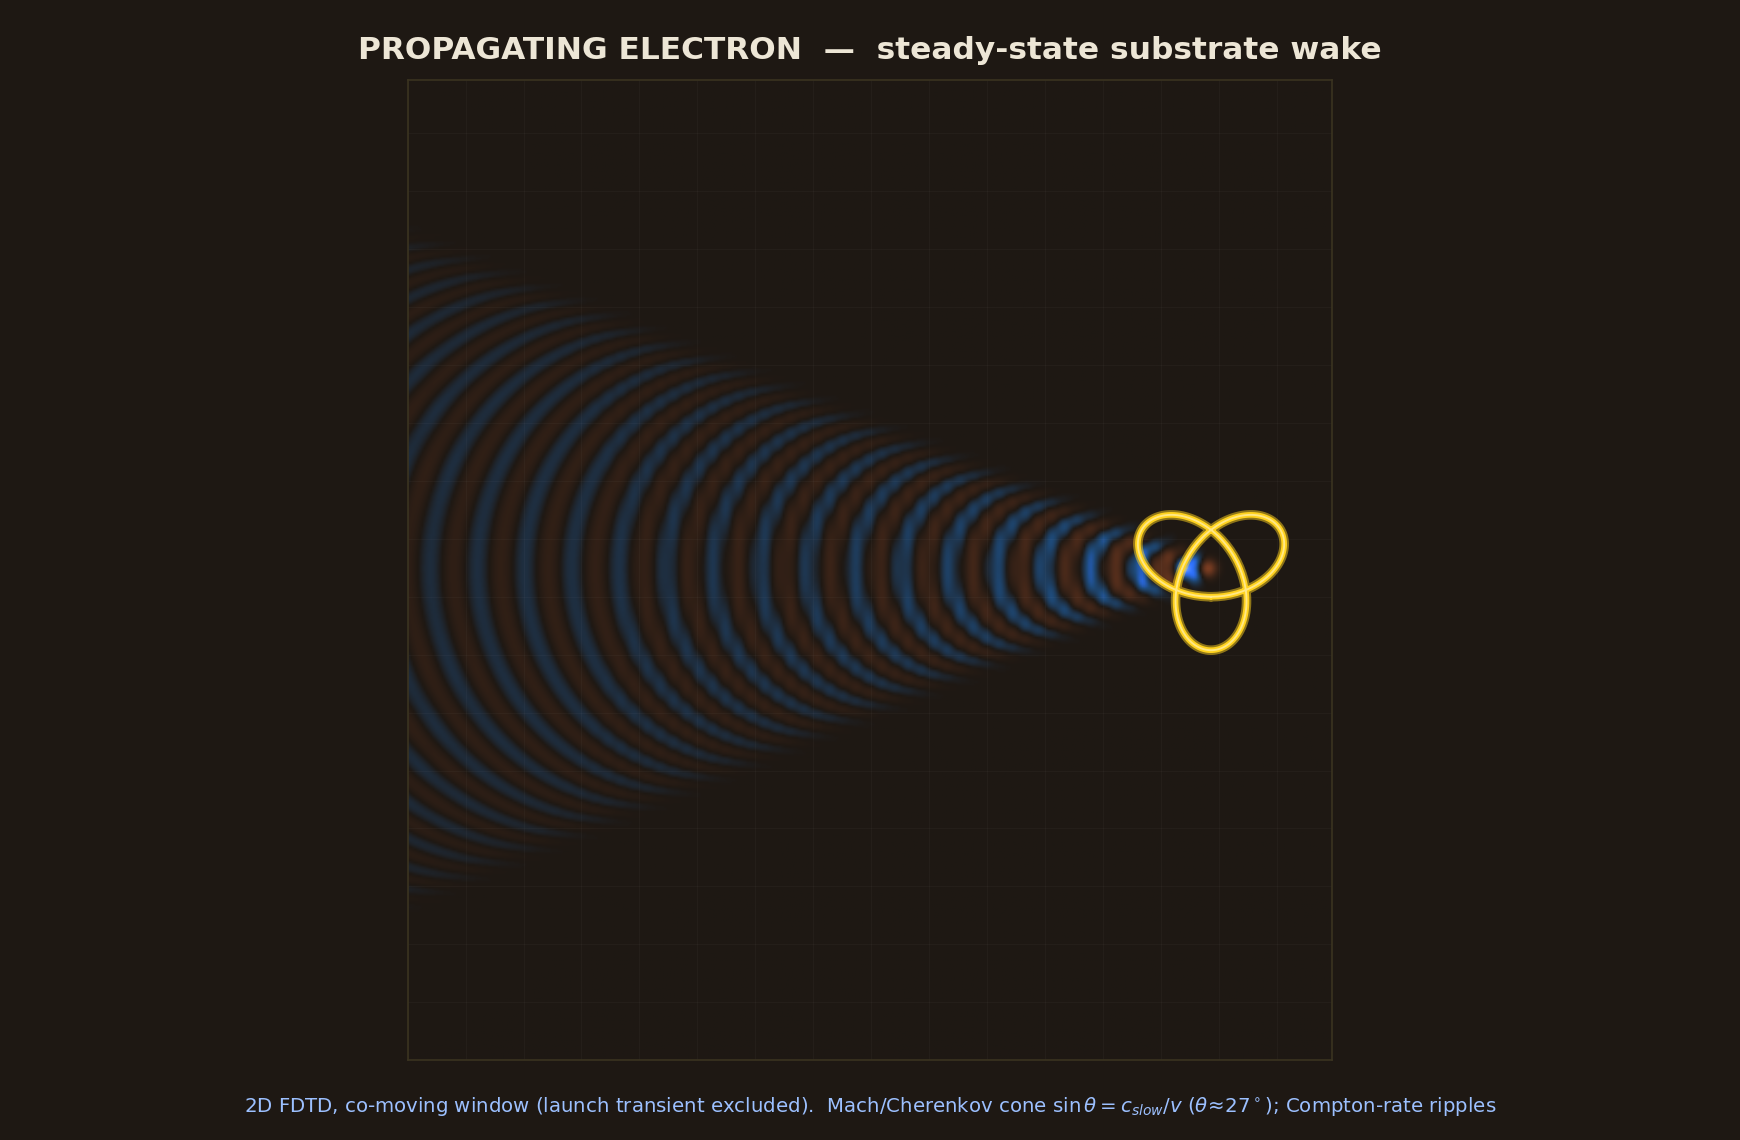

The script that saved this image:
"""Steady-state propagating-electron wake (logo still).  2D FDTD; source ramps on
smoothly, runs until the co-moving Mach cone is established, then we crop a
co-moving window that EXCLUDES the launch transient -> steady state only."""
import numpy as np, matplotlib
matplotlib.use('Agg'); import matplotlib.pyplot as plt
from matplotlib.colors import LinearSegmentedColormap

NX, NY = 700, 440
cs = 1.0; dx = 1.0; dt = 0.42
v  = 2.2 * cs                            # narrower cone: sin(theta)=cs/v -> ~27 deg
omegaC = 0.95
y0 = NY/2; x0 = 45.0; nsteps = 520; sig = 2.6

P = np.zeros((NX, NY)); Pold = np.zeros((NX, NY))
xx, yy = np.mgrid[0:NX, 0:NY]
W = 50; damp = np.ones((NX, NY))
for i in range(W):
    d = 1 - 0.05*((W-i)/W)**2
    damp[i,:]*=d; damp[NX-1-i,:]*=d; damp[:,i]*=d; damp[:,NY-1-i]*=d

for n in range(nsteps):
    lap = (np.roll(P,1,0)+np.roll(P,-1,0)+np.roll(P,1,1)+np.roll(P,-1,1)-4*P)
    Pn = 2*P - Pold + (cs*dt/dx)**2*lap
    xs = x0 + v*dt*n
    env = np.tanh(n/70.0)                # smooth ramp -> no impulsive IC
    if xs < NX-80:
        Pn += np.exp(-(((xx-xs)**2+(yy-y0)**2)/(2*sig**2)))*np.sin(omegaC*dt*n)*env*0.9*dt**2
    Pn *= damp; Pold = P; P = Pn
xe = x0 + v*dt*(nsteps-1)
theta = np.degrees(np.arcsin(cs/v))
print("electron x=%.0f/%d  cone half-angle %.1f deg  |P|max %.3f" % (xe, NX, theta, np.abs(P).max()))

# ---- co-moving crop (steady state only; launch region x<ix0 excluded) ----
ix0 = int(xe-360); ix1 = int(xe+55); ix0 = max(ix0, W+5)
Pc = P[ix0:ix1, :]
A = np.clip(Pc/(np.abs(Pc).max() or 1), -1, 1)
EARTHBG='#1E1813'; YLW='#FFD21E'; YLWLT='#FFE886'; BLUE='#2E72FF'
cmap = LinearSegmentedColormap.from_list('w',[(0,'#7A3D22'),(0.5,EARTHBG),(0.72,'#1E4A78'),(0.88,BLUE),(1,'#CFE2FF')])
fig, ax = plt.subplots(figsize=(11.6, 7.6)); fig.patch.set_facecolor(EARTHBG); ax.set_facecolor(EARTHBG)
W_disp = ix1-ix0
ax.imshow(A.T, origin='lower', cmap=cmap, vmin=-1, vmax=1, interpolation='bilinear', extent=[0, W_disp, 0, NY])
for g in np.arange(0, W_disp+1, 26): ax.axvline(g, color='white', lw=0.25, alpha=0.05)
for g in np.arange(0, NY+1, 26):     ax.axhline(g, color='white', lw=0.25, alpha=0.05)
ex = xe-ix0; t = np.linspace(0,2*np.pi,260); sc = 12
kx = ex + sc*(np.sin(t)+2*np.sin(2*t)); ky = y0 + sc*(np.cos(t)-2*np.cos(2*t))
ax.plot(kx,ky,color=YLW,lw=4.6,solid_capstyle='round',alpha=0.5)
ax.plot(kx,ky,color=YLW,lw=2.7,solid_capstyle='round')
ax.plot(kx,ky,color=YLWLT,lw=0.9,solid_capstyle='round')
ax.set_xlim(0,W_disp); ax.set_ylim(0,NY); ax.set_xticks([]); ax.set_yticks([])
ax.set_title('PROPAGATING ELECTRON  —  steady-state substrate wake', color='#EDE6D6', fontsize=15, fontweight='bold', pad=10)
fig.text(0.5,0.025,'2D FDTD, co-moving window (launch transient excluded).  Mach/Cherenkov cone $\\sin\\theta=c_{slow}/v$ ($\\theta\\!\\approx\\!27^\\circ$); Compton-rate ripples',
         ha='center', color='#9CC0FF', fontsize=9.5)
for s in ax.spines.values(): s.set_color('#3A3320')
plt.subplots_adjust(left=0.01,right=0.99,top=0.93,bottom=0.07)
plt.savefig('/tmp/electron_wake.png', dpi=150, facecolor=EARTHBG); print('rendered crop', W_disp, 'x', NY)
